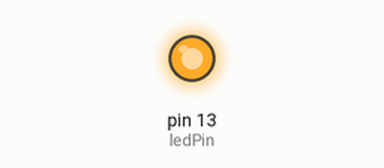
The sketch below on a simulated Arduino Uno, built with avr-gcc and run on an emulated ATmega328P. Shown: output pins drawn as LEDs (lit = HIGH).

Above: at 0.1 s.
At 2.9 s:
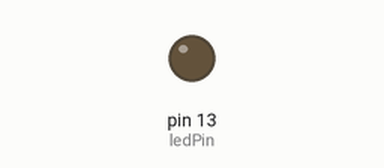
Timing chart, 0 to 5.2 s (numbered marks = the images above):
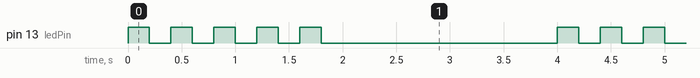

Measured:
- by itself, pin 13 (ledPin): repeats every 4.0 s: 4 × (LOW 0.20 s, HIGH 0.20 s), LOW 2.2 s, HIGH 0.20 s
- by itself, everything shown: repeats every 4.0 s, in 10 steps

The sketch:

sketch_oct7b.ino
```cpp
const int ledPin = 13;

void setup() {
  pinMode(ledPin, OUTPUT);
}

void loop() {
  int blinkCounter = 0;


  do {
    digitalWrite(ledPin, HIGH);
    delay(200);
    digitalWrite(ledPin, LOW);
    delay(200);
    blinkCounter++;
  }while (blinkCounter < 5);

  delay(2000);
}
```
